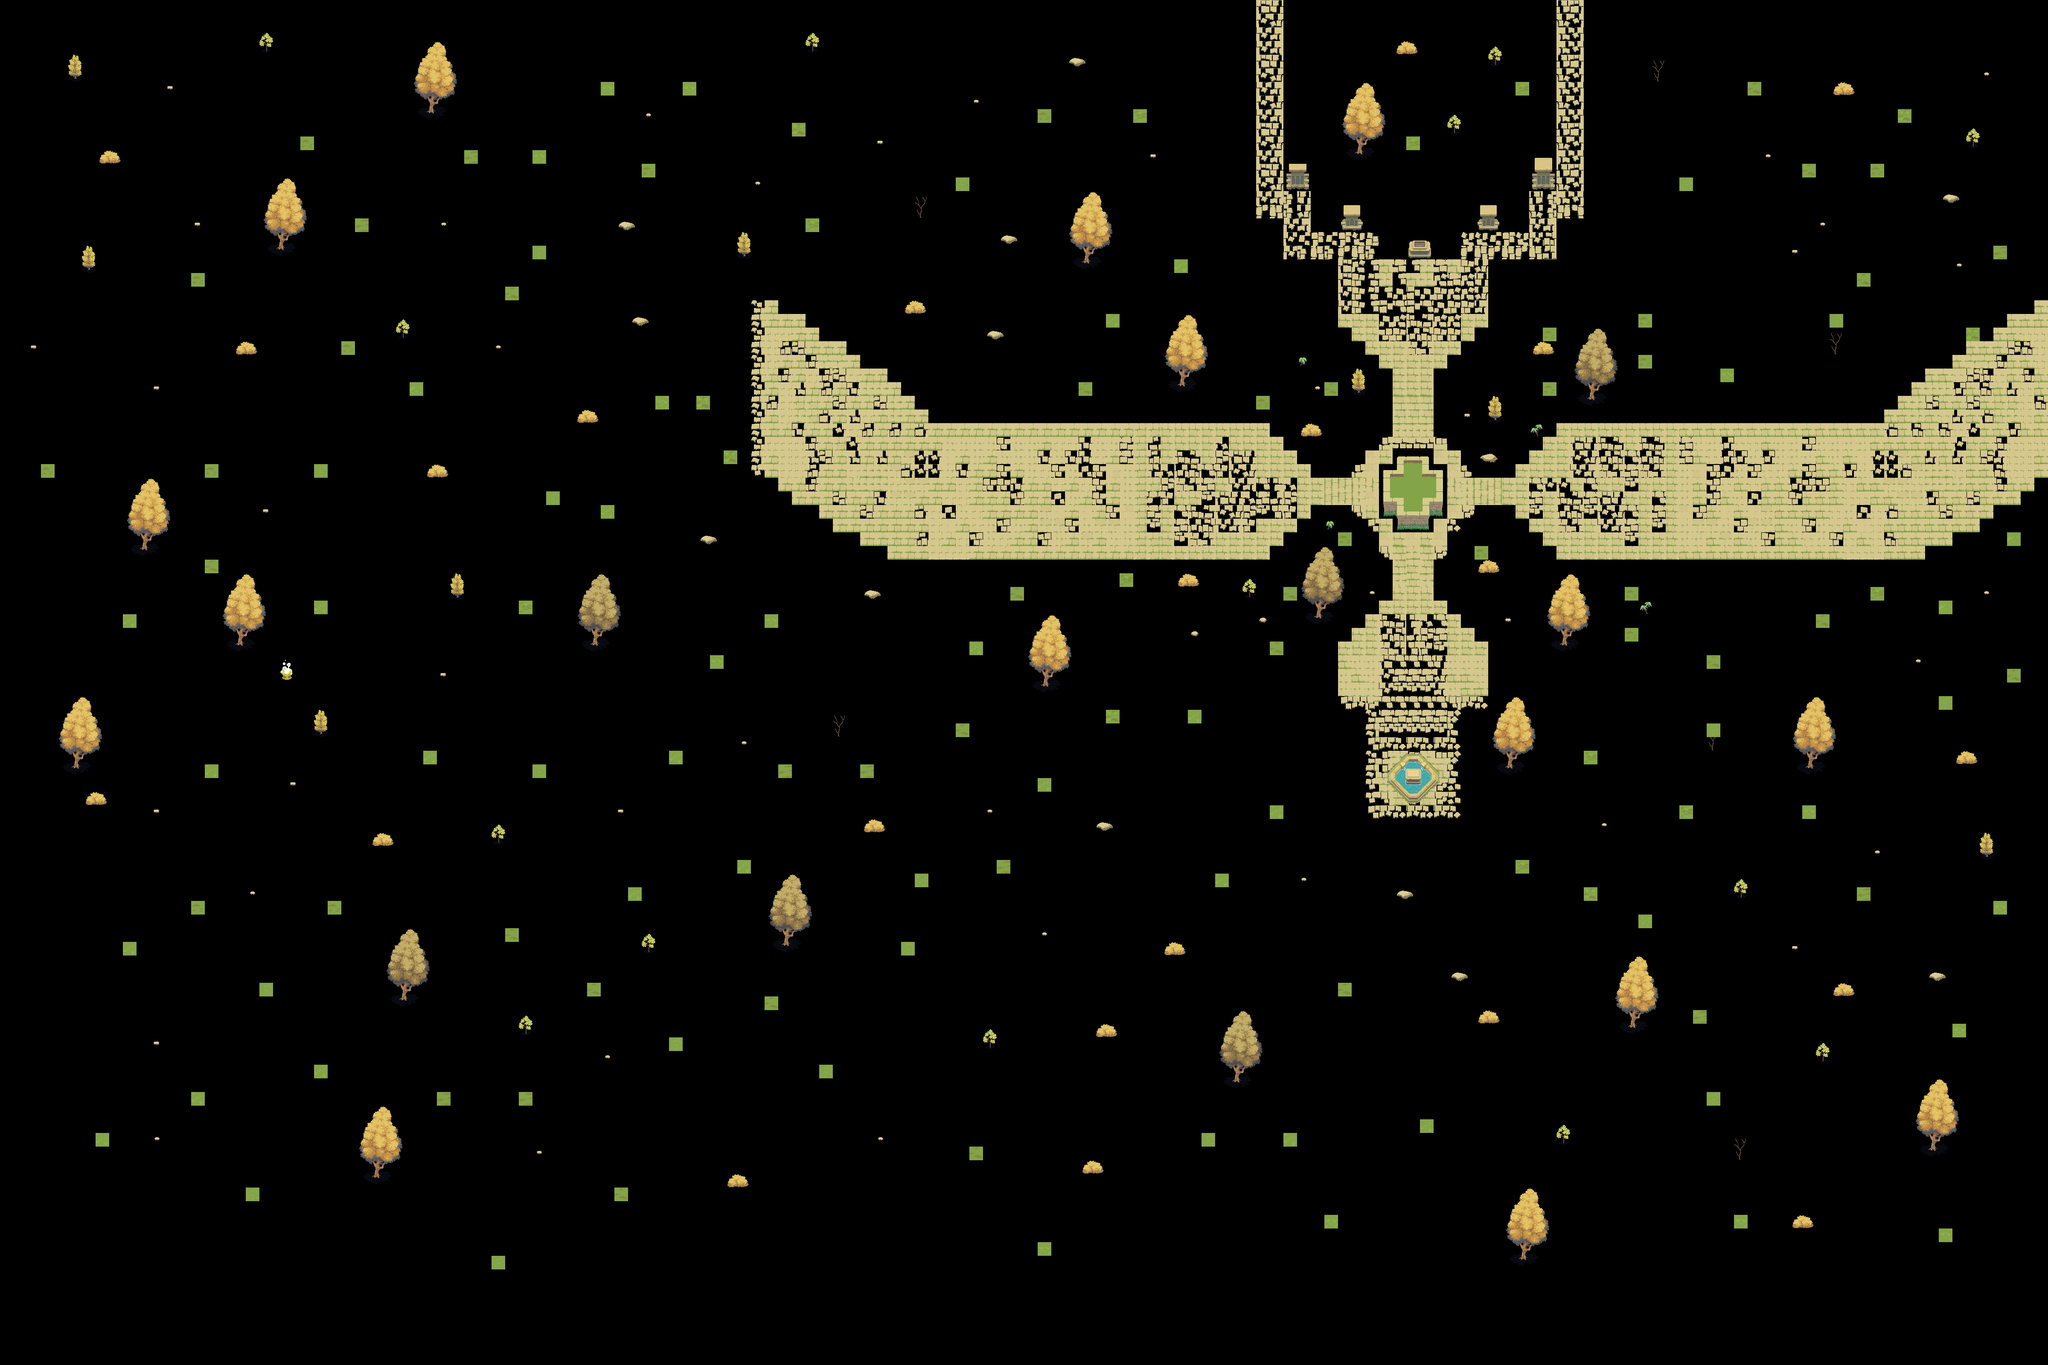

Rendered tile map (Tiled .tmx) drawn with the repository's tilesets; below, a short description and the map source with its tile grids summarised:
An orthogonal 150x100 tile map with 32x32 px tiles, 5 tile layers (Tile Layer 1, Tile Layer 2, Tile Layer 3, Tile Layer 4, ...), 4 tilesets.

<map version="1.10" tiledversion="1.10.2" orientation="orthogonal" renderorder="right-down" width="150" height="100" tilewidth="32" tileheight="32" infinite="0" nextlayerid="6" nextobjectid="1">
 <tileset firstgid="1" source="../Level_1_Tile_Set/Atlas-Props.tsx" />
 <tileset firstgid="209" source="../Test_2/Tileset-Terrain2.tsx" />
 <tileset firstgid="713" source="../backround_tile_set_file/Atlas-Props.tsx" />
 <tileset firstgid="921" source="../Level_1_Tile_Set/Tileset-Terrain2.tsx" />
 <layer id="1" name="Tile Layer 1" width="150" height="100">
  <data>[15000 cells, 1678 non-empty, 144 distinct tile ids]</data>
 </layer>
 <layer id="2" name="Tile Layer 2" width="150" height="100">
  <data>[15000 cells, 359 non-empty, 66 distinct tile ids]</data>
 </layer>
 <layer id="3" name="Tile Layer 3" width="150" height="100">
  <data>[15000 cells, 70 non-empty, 62 distinct tile ids]</data>
 </layer>
 <layer id="4" name="Tile Layer 4" width="150" height="100">
  <data>[15000 cells, 4 non-empty, 4 distinct tile ids]</data>
 </layer>
 <layer id="5" name="Tile Layer 5" width="150" height="100">
  <data>[15000 cells, 0 non-empty, 0 distinct tile ids]</data>
 </layer>
</map>
